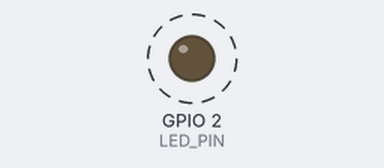
A sketch run on a simulated ESP32. Shown: output pins drawn as LEDs (lit = HIGH). Dashed ring = blinking. What the sketch prints to the serial monitor is not drawn.

Above: at 0.7 s.
Timing chart, 0 to 4.8 s (numbered marks = the images above):
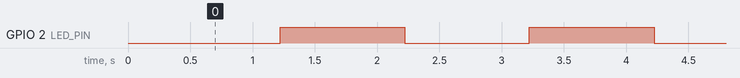

Measured:
- by itself, GPIO 2 (LED_PIN): alternates HIGH for 1.0 s and LOW for 1.0 s

The sketch:

wrong_baud.ino
```cpp
// Fault fixture: the sketch talks at 9600 baud instead of 115200.
// Otherwise identical to sketches/demo.
//
// Log at 115200: the ROM boot log is readable (the ROM always uses 115200),
// then only garbage characters. Reading at baud=9600 shows the normal output.
// Correct verdict: FAIL at 115200 (or "wrong baud rate" if the agent figures
// it out). run_test.py "BOOT OK" check: FAIL (catches it).

#ifndef REGION
#define REGION "EU868"
#endif

#ifndef FW_VERSION
#define FW_VERSION "1.0.0"
#endif

const int LED_PIN = 2;

void setup() {
  Serial.begin(9600);  // the "bug"
  delay(200);
  pinMode(LED_PIN, OUTPUT);
  Serial.println();
  Serial.printf("BOOT OK fw=%s region=%s chip=%s rev=%d\n",
                FW_VERSION, REGION, ESP.getChipModel(), ESP.getChipRevision());
}

void loop() {
  static unsigned long n = 0;
  digitalWrite(LED_PIN, n % 2);
  Serial.printf("tick %lu uptime_ms=%lu free_heap=%lu\n",
                n, millis(), (unsigned long)ESP.getFreeHeap());
  n++;
  delay(1000);
}
```
